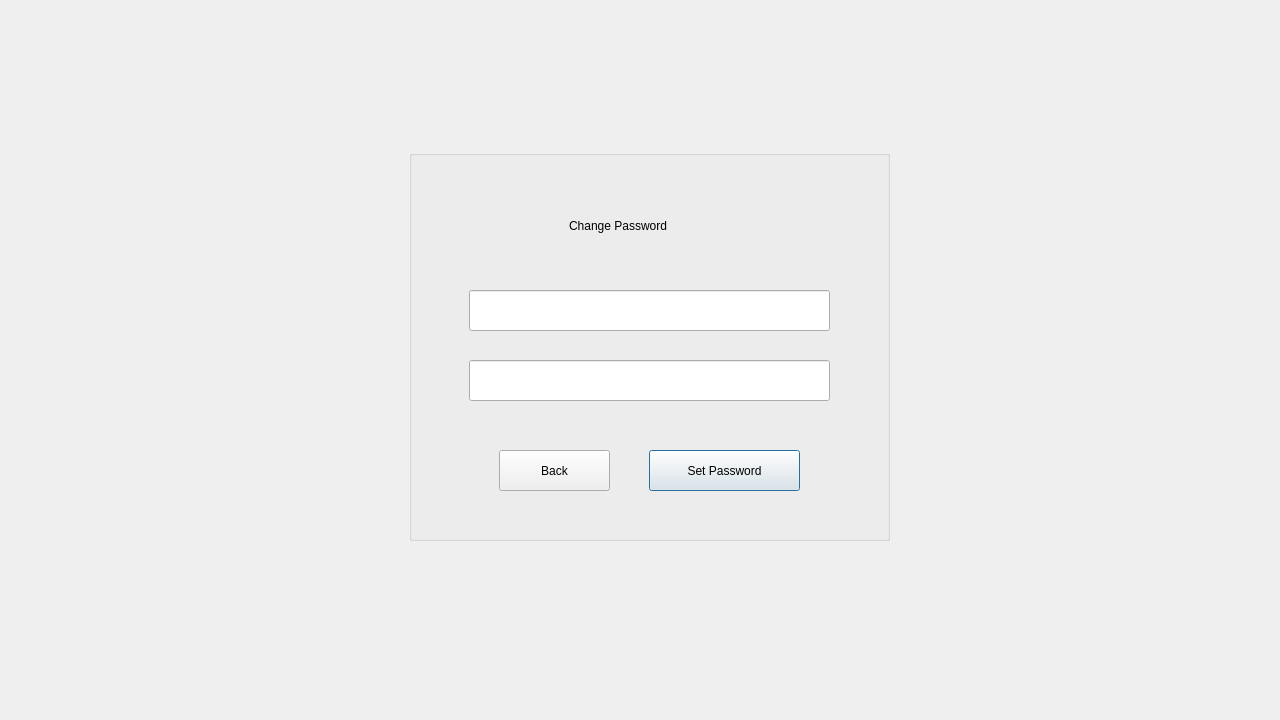
<?xml version="1.0" encoding="UTF-8"?>
<ui version="4.0">
 <class>changepassjobseek</class>
 <widget class="QDialog" name="changepassjobseek">
  <property name="geometry">
   <rect>
    <x>0</x>
    <y>0</y>
    <width>1280</width>
    <height>720</height>
   </rect>
  </property>
  <property name="windowTitle">
   <string>Dialog</string>
  </property>
  <widget class="QGroupBox" name="groupBox_cpemp">
   <property name="geometry">
    <rect>
     <x>409</x>
     <y>150</y>
     <width>481</width>
     <height>391</height>
    </rect>
   </property>
   <property name="title">
    <string/>
   </property>
   <widget class="QLabel" name="label_cpwd">
    <property name="geometry">
     <rect>
      <x>160</x>
      <y>50</y>
      <width>251</width>
      <height>51</height>
     </rect>
    </property>
    <property name="text">
     <string>Change Password</string>
    </property>
   </widget>
   <widget class="QLineEdit" name="lineEdit_newpwd">
    <property name="geometry">
     <rect>
      <x>60</x>
      <y>140</y>
      <width>361</width>
      <height>41</height>
     </rect>
    </property>
    <property name="echoMode">
     <enum>QLineEdit::Password</enum>
    </property>
   </widget>
   <widget class="QLineEdit" name="lineEdit_cfnewpwd">
    <property name="geometry">
     <rect>
      <x>60</x>
      <y>210</y>
      <width>361</width>
      <height>41</height>
     </rect>
    </property>
    <property name="echoMode">
     <enum>QLineEdit::Password</enum>
    </property>
   </widget>
   <widget class="QLabel" name="label_cpwd_2">
    <property name="geometry">
     <rect>
      <x>40</x>
      <y>20</y>
      <width>111</width>
      <height>111</height>
     </rect>
    </property>
    <property name="text">
     <string/>
    </property>
   </widget>
   <widget class="QPushButton" name="pushButton_setpass">
    <property name="geometry">
     <rect>
      <x>240</x>
      <y>300</y>
      <width>151</width>
      <height>41</height>
     </rect>
    </property>
    <property name="text">
     <string>Set Password</string>
    </property>
   </widget>
   <widget class="QPushButton" name="pushButton_back">
    <property name="geometry">
     <rect>
      <x>90</x>
      <y>300</y>
      <width>111</width>
      <height>41</height>
     </rect>
    </property>
    <property name="text">
     <string>Back</string>
    </property>
   </widget>
  </widget>
 </widget>
 <resources/>
 <connections/>
</ui>
